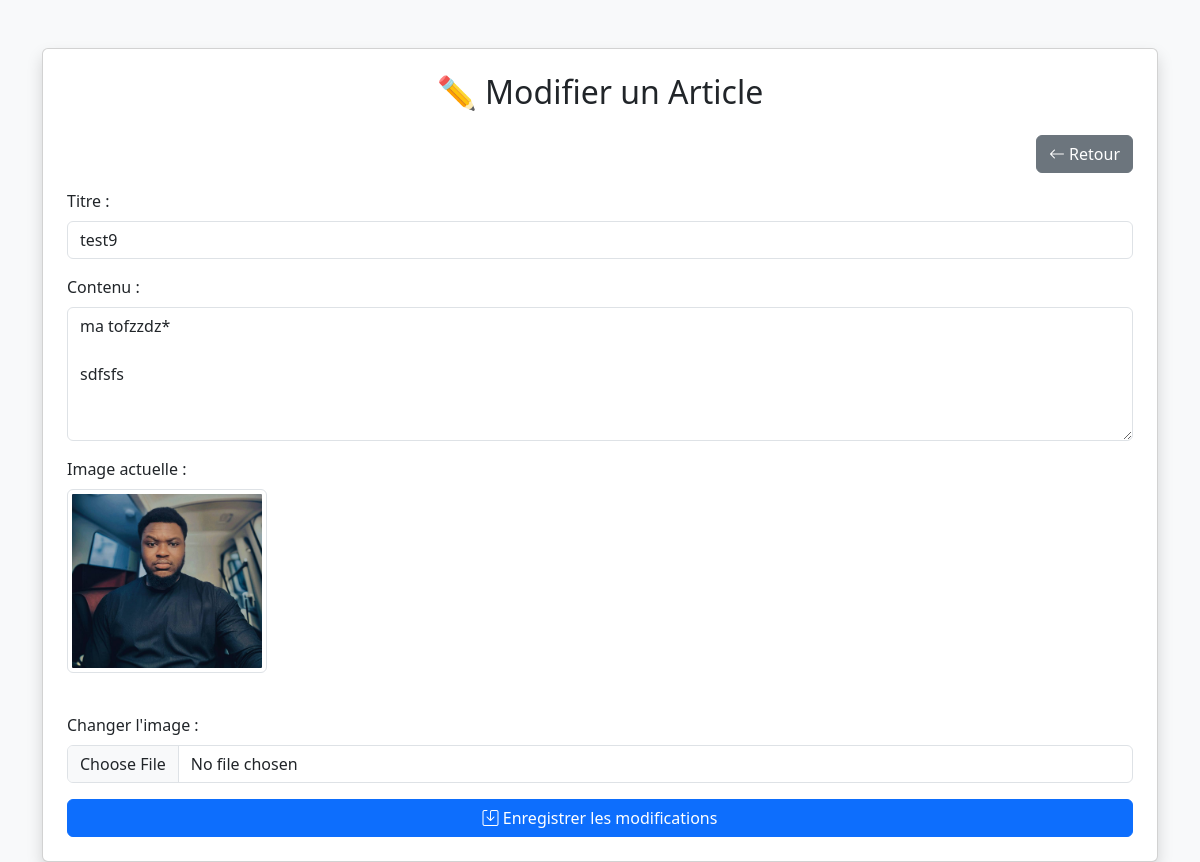
Page /admin/article_edit.php?id=13 (signed in) on the committed database.
### tables this page shows
CREATE TABLE `articles` (
  `id` int(11) NOT NULL,
  `title` varchar(255) NOT NULL,
  `content` text NOT NULL,
  `image` varchar(255) DEFAULT NULL,
  `created_at` timestamp NOT NULL DEFAULT current_timestamp()
);

### admin/article_edit.php (the view, shortened to what this page needs)
<?php
require '../includes/config.php';
$id = $_GET['id'];
$stmt = $pdo->prepare("SELECT * FROM articles WHERE id = ?");
$stmt->execute([$id]);
$article = $stmt->fetch(PDO::FETCH_ASSOC);
?>
<!DOCTYPE html>
<html lang="fr">
<head>
    <link href="https://cdn.jsdelivr.net/npm/bootstrap@5.3.0/dist/css/bootstrap.min.css" rel="stylesheet">
    <link href="https://cdn.jsdelivr.net/npm/bootstrap-icons/font/bootstrap-icons.css" rel="stylesheet">
</head>
<body class="bg-light">
    <div class="container mt-5">
        <div class="card shadow p-4">
            <h2 class="text-center mb-4">✏ Modifier un Article</h2>
            <div class="mb-3 text-end">
                <a href="articles.php" class="btn btn-secondary"><i class="bi bi-arrow-left"></i> Retour</a>
            </div>
            <form method="post" enctype="multipart/form-data">
                <div class="mb-3">
                    <label class="form-label">Titre :</label>
                    <input type="text" name="title" class="form-control" value="<?= htmlspecialchars($article['title']) ?>" required>
                </div>
                <div class="mb-3">
                    <label class="form-label">Contenu :</label>
                    <textarea name="content" rows="5" class="form-control" required><?= htmlspecialchars($article['content']) ?></textarea>
                </div>
                <div class="mb-3">
                    <label class="form-label">Image actuelle :</label><br>
                    <?php if ($article['image']): ?>
                        <img src="../public/<?= $article['image'] ?>" class="img-thumbnail" width="200"><br><br>
                    <?php endif; ?>
                </div>
                <div class="mb-3">
                    <label class="form-label">Changer l'image :</label>
                    <input type="file" name="image" class="form-control">
                </div>
                <button type="submit" class="btn btn-primary w-100"><i class="bi bi-save"></i> Enregistrer les modifications</button>
            </form>
        </div>
    </div>
</body>
</html>

### rows in the picture
articles: title "test9", content "ma tofzzdz* sdfsfs", image (picture)
